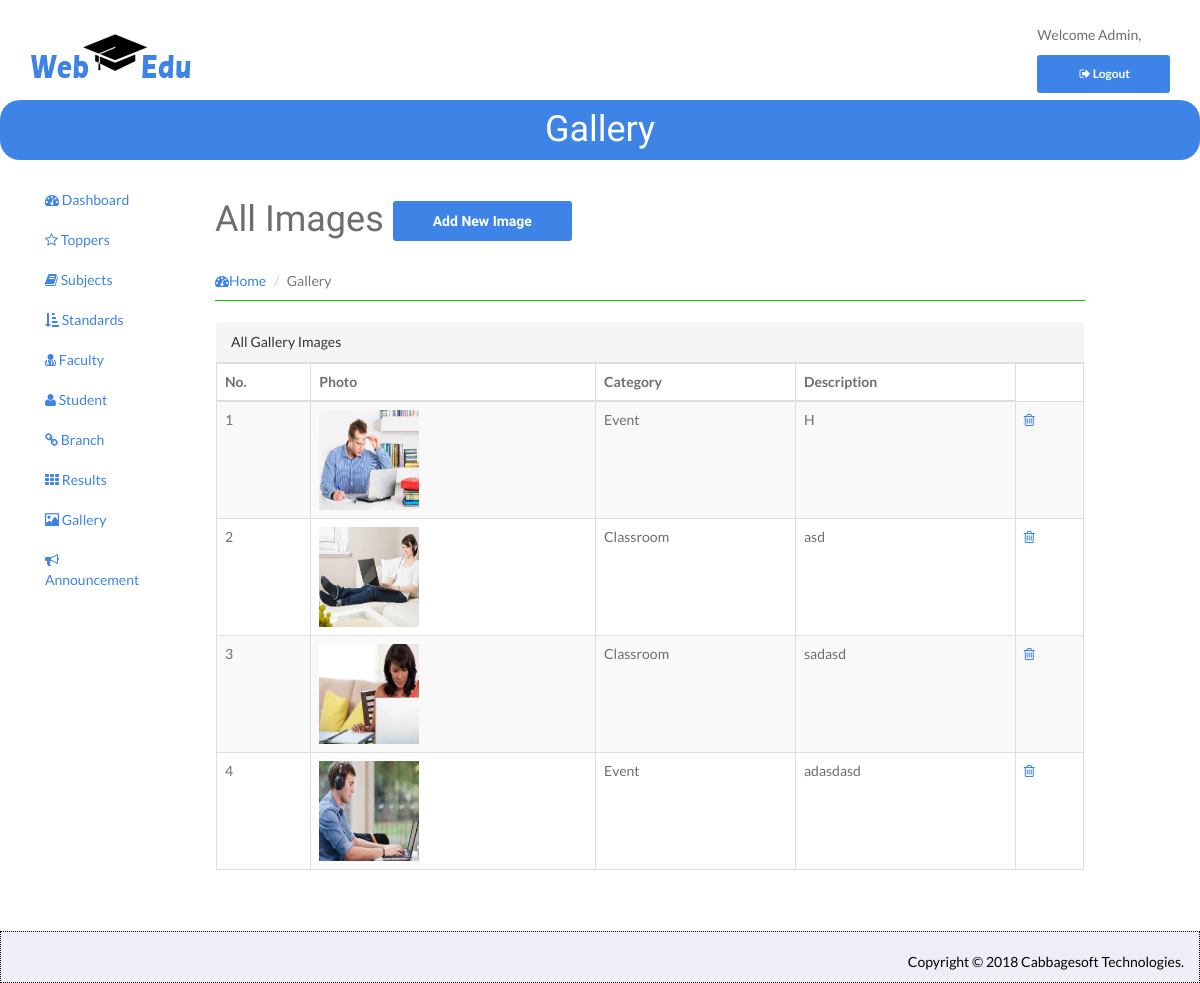
The page /admin/index.php/gallery_controller/ViewGallery on the database as committed earlier.
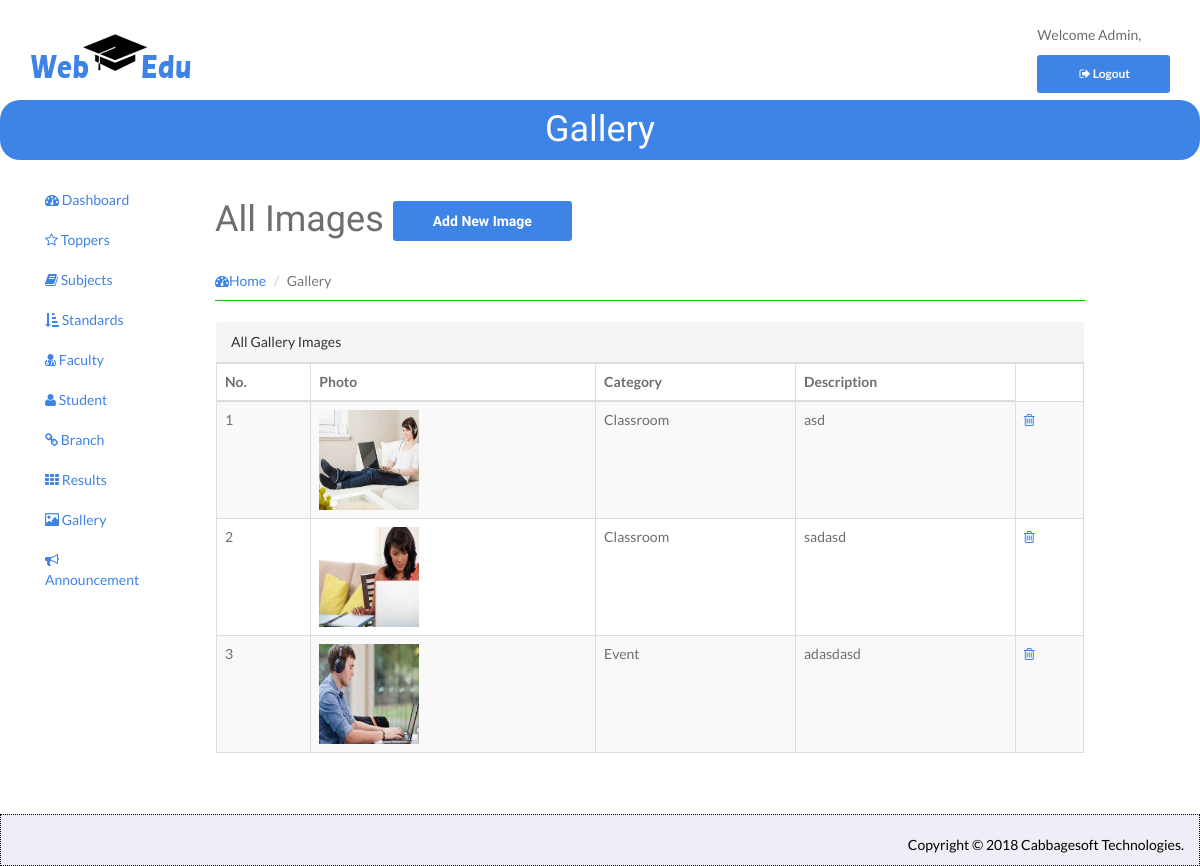
The same page on the database as committed later.
### tables this page shows
CREATE TABLE `gallery_mst` (
  `category` varchar(15) NOT NULL,
  `description` varchar(25) NOT NULL,
  `photo` varchar(250) NOT NULL
);

### admin/application/controllers/Gallery_Controller.php (called while the page is built, shortened)
<?php
class Gallery_Controller extends CI_Controller {
	function __construct() {
		$this->load->model('Gallery_Model');
	}
	public function ViewGallery()
	{
		$result['AllImages'] = $this->Gallery_Model->FetchAllImages();
		$this->load->view('Gallery_View', $result);
	}
}
?>

### admin/index.php (called while the page is built, shortened)
<?php
require_once BASEPATH.'core/CodeIgniter.php';

### admin/application/models/Gallery_Model.php (called while the page is built, shortened)
<?php
class Gallery_Model extends CI_Model {
    public function FetchAllImages() {
        $this->db->select('*');
        $result = $this->db->get('gallery_mst');
        return $result->result();
    }
}
 ?>

### admin/application/views/Gallery_View.php (the view, shortened to what this page needs)
<!DOCTYPE html>
<head>
    <?php $this->load->view("head"); ?>
</head>
<body>
    <div id="wrapper">
        <?php $this->load->view("top"); ?>
        <header id="head" class="secondary" style="height:50px;">
            <div class="container">
                <h1>Gallery</h1>
            </div>
        </header>
        <?php $this->load->view("panel1"); ?>
         <div class="container col-sm-9">
            <div id="page-wrapper">
                <div class="row">
                    <div class="col-lg-12">
                        <div class="page-header">
                            <h1 class="heading">All Images  <a href="<?php echo base_url("index.php/Gallery_Controller/AddImage")?>" class="btn btn-info">Add New Image</a></h1>
                            <ol class="breadcrumb">
                                <li><a href="<?php echo base_url("index.php/Login_Controller/Home"); ?>"><i class="fa fa-dashboard"></i>Home</a></li>
                                <li class="active">Gallery</li>
                            </ol>
                        </div>
                    </div>
                </div>
                <div class="row">
                    <div class="col-lg-12">
                        <div class="panel panel-default">
                            <div class="panel-heading">
                                All Gallery Images
                            </div>
                            <div class="panel-body">
                                <div class="table-responsive">
                                <table id="example" class="table table-striped table-bordered table-hover">
                                    <thead>
                                        <tr>
                                            <th>No.</th>
                                            <th>Photo</th>
                                            <th>Category</th>
                                            <th>Description</th>
                                        </tr>
                                    </thead>
                                    <?php if(isset($AllImages)){?>
                                    <tbody>
                                        <?php $no=1;
                                        foreach ($AllImages as $value) {?>
                                        <tr>
                                            <td><?php echo $no; $no++;?></td>
                                        <td><img src="<?php echo base_url("panel/img/gallery/$value->photo"); ?>" width="100px" height="100px"></td>
                                            <td><?php echo $value->category;?></td>
                                            <td><?php echo $value->description;?></td>
                                        <td>
                                                <a onclick="return confirm('Are You Sure Remove This Record ');" href="<?php echo base_url("index.php/Gallery_Controller/DeleteImage/$value->photo");?>" data-toggle="tooltip" data-placement="top" title="Delete">
                                                    <i class="fa fa-trash-o delete"></i>
                                                </a>
                                            </td>
                                        </tr>
                                         <?php }?>
                                    </tbody>
                                    <?php } ?>
                                </table>
                            </div>
                        </div>
                    </div>
                </div>
            </div>
        </div>
            </div>
        </div>
<?php $this->load->view("footer"); ?>
</body>
</html>

### admin/application/views/head.php (shortened to what this page needs)
<link rel="stylesheet" href="<?php echo base_url("assets/css/bootstrap.min.css"); ?>">
<link rel="stylesheet" href="<?php echo base_url("assets/css/font-awesome.min.css"); ?>">
<link rel="stylesheet" href="<?php echo base_url("assets/css/bootstrap-theme.css"); ?>" media="screen">
<link rel="stylesheet" href="<?php echo base_url("assets/css/style.css"); ?>">
   <link rel='stylesheet' id='camera-css'  href='<?php echo base_url("assets/css/camera.css"); ?>' type='text/css' media='all'>

### admin/application/views/top.php
    <div class="navbar navbar-inverse">
        <div class="container">
            <center>
            <a href="" class="navbar-brand">
            <img src='<?php echo base_url("assets/images/1logo.png"); ?>' alt="Logo">
            </a>
            </center>
            <div style="float:right;">
            <p>Welcome Admin,</p>
            <a href="<?php echo base_url("index.php/Login_Controller/Logout"); ?>" class="btn btn-sm"><i class="fa fa-sign-out fa-fw"></i>Logout</a>
            </div>
        </div>
</div>

### admin/application/views/panel1.php (shortened to what this page needs)
<div class="col-sm-2" style="padding-top: 20px;">
	<nav class="navbar-collapse collapse">
		<ul class="nav" id="side-menu">
			<li>
				<a href="<?php  echo base_url("index.php/Login_Controller/Home")?>"><i class="fa fa-dashboard"></i> Dashboard</a>
			</li>
			<li>
				<a href="<?php echo base_url("index.php/Toper_Controller/ViewToppers"); ?>"><i class="fa fa-star-o"></i> Toppers</a>
			</li>
			<li>
				<a href="<?php echo base_url("index.php/Subject_Controller/ViewSubject"); ?>"><i class="fa fa-book"></i> Subjects</a>
			</li>
			<li>
				<a href="<?php echo base_url("index.php/Standard_Controller/ViewStandard"); ?>"><i class="fa fa-sort-amount-asc"></i> Standards</a>
			</li>
			<li>
				<a href="<?php echo base_url("index.php/Faculty_Controller/ViewFaculty"); ?>"><i class="fa fa-user-md "></i> Faculty</a>
			</li>
			<li>
				<a href="<?php echo base_url("index.php/Student_Controller/ViewStudent"); ?>"><i class="fa fa-user"></i> Student</a>
			</li>
			<li>
				<a href="<?php echo base_url("index.php/Branch_Controller/ViewBranch"); ?>"><i class="fa fa-chain "></i> Branch</a>
			</li>
			<li>
				<a href="<?php echo base_url("index.php/Result_Controller/ViewResult"); ?>"><i class="fa fa-th "></i> Results</a>
			</li>
			<li>
				<a href="<?php echo base_url("index.php/Gallery_Controller/ViewGallery"); ?>"><i class="glyphicon glyphicon-picture"></i> Gallery</a>
			</li>
                  <li>
                  	<a href="#"><i class="fa fa-bullhorn "></i> Announcement</a>
                  </li>
              </ul>
          </nav>
      </div>

### admin/application/views/footer.php (shortened to what this page needs)
<footer class="col-sm-12 panel" style="background-color:#e9e9f3bd;border: 1px dotted black;color:Black; height:auto;">
            <div class="panel-body">
              <p class="text-right">
                Copyright &copy; 2018  Cabbagesoft Technologies.
              </p>
            </div>
</footer>

### admin/assets/css/style.css (style rules this page uses)
body { font-family: 'Lato', sans-serif; font-weight: normal; color: #6E6E6E; }
h1, h2, h3, h4, h5, h6 { font-weight: normal; font-family: 'Oswald', sans-serif; }
h1, .h1, h2, .h2, h3, .h3 { margin-top: 0px; }
a { color:#3d84e6; }
.navbar-inverse .navbar-brand img { width: 171px; }
#head { background-size: cover; height: 600px; text-align: center; color: white; font-weight: 300; position: relative; background-position-x: center; }
#head.secondary { height: 60px; min-height: 60px; padding-top: 0px; border-radius: 20px 20px; }
.panel { margin-bottom: 0px; background-color: transparent; border: 1px solid transparent; border-radius: 0px; -webkit-box-shadow: none; box-shadow: none; }
.panel-body { padding: 0px; }
ul, .list.custom-list ul { margin: 0 0 11px; list-style-type: none; padding-left: 10px; }
.navbar-inverse { background: #fff; margin: 0 auto; }
.navbar-inverse { border: none; }
.page-header { border-bottom: 1px solid #15c008; }
.breadcrumb { background: none; padding: 0; margin: 30px 0 0px 0; }
img { max-width: 100%; }
footer { border-top: 1px solid #e5e5e5; background:#D8D8D8; margin-top: 40px; padding-top: 20px; }
#head.secondary { padding-top: 0px; background:#3d84e6; background-size: cover; text-align: center; padding:10px 0; height: 60px; }
#head.secondary h1 { COLOR: #fff; text-align: center; }
.btn { background: #3d84e6; color: #fff; }

Rows that differ between the two databases and show on the page:
removed gallery_mst: photo (picture), category "Event", description "H"
